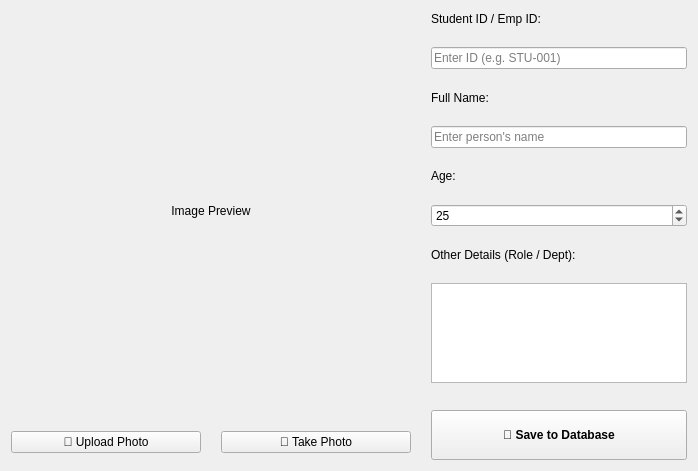
          <widget class="QWidget" name="tab_new_registration">
           <attribute name="title"><string>➕ New Registration</string></attribute>
           <layout class="QHBoxLayout" name="horizontalLayout_reg">
            <property name="spacing"><number>20</number></property>
            <item>
             <layout class="QVBoxLayout" name="verticalLayout_reg_img">
              <item><widget class="QLabel" name="lbl_reg_preview"><property name="minimumSize"><size><width>400</width><height>400</height></size></property><property name="text"><string>Image Preview</string></property><property name="alignment"><set>Qt::AlignmentFlag::AlignCenter</set></property></widget></item>
              <item>
               <layout class="QHBoxLayout" name="horizontalLayout_reg_btns">
                <item><widget class="QPushButton" name="btn_reg_upload"><property name="text"><string>📁 Upload Photo</string></property></widget></item>
                <item><widget class="QPushButton" name="btn_reg_capture"><property name="text"><string>📸 Take Photo</string></property></widget></item>
               </layout>
              </item>
              <item><spacer name="verticalSpacer_reg"><property name="orientation"><enum>Qt::Orientation::Vertical</enum></property></spacer></item>
             </layout>
            </item>
            <item>
             <layout class="QVBoxLayout" name="verticalLayout_reg_form">
              <item><widget class="QLabel" name="label_id"><property name="text"><string>Student ID / Emp ID:</string></property></widget></item>
              <item><widget class="QLineEdit" name="txt_reg_id"><property name="placeholderText"><string>Enter ID (e.g. STU-001)</string></property></widget></item>
              <item><widget class="QLabel" name="label"><property name="text"><string>Full Name:</string></property></widget></item>
              <item><widget class="QLineEdit" name="txt_reg_name"><property name="placeholderText"><string>Enter person's name</string></property></widget></item>
              <item><widget class="QLabel" name="label_2"><property name="text"><string>Age:</string></property></widget></item>
              <item>
               <widget class="QSpinBox" name="spin_reg_age">
                <property name="minimum"><number>1</number></property>
                <property name="maximum"><number>120</number></property>
                <property name="value"><number>25</number></property>
               </widget>
              </item>
              <item><widget class="QLabel" name="label_3"><property name="text"><string>Other Details (Role / Dept):</string></property></widget></item>
              <item><widget class="QTextEdit" name="txt_reg_details"><property name="maximumSize"><size><width>16777215</width><height>100</height></size></property></widget></item>
              <item><spacer name="verticalSpacer_reg_form"><property name="orientation"><enum>Qt::Orientation::Vertical</enum></property></spacer></item>
              <item><widget class="QPushButton" name="btn_reg_save"><property name="minimumSize"><size><width>0</width><height>50</height></size></property><property name="font"><font><family>Segoe UI</family><bold>true</bold></font></property><property name="text"><string>💾 Save to Database</string></property></widget></item>
             </layout>
            </item>
           </layout>
          </widget>
